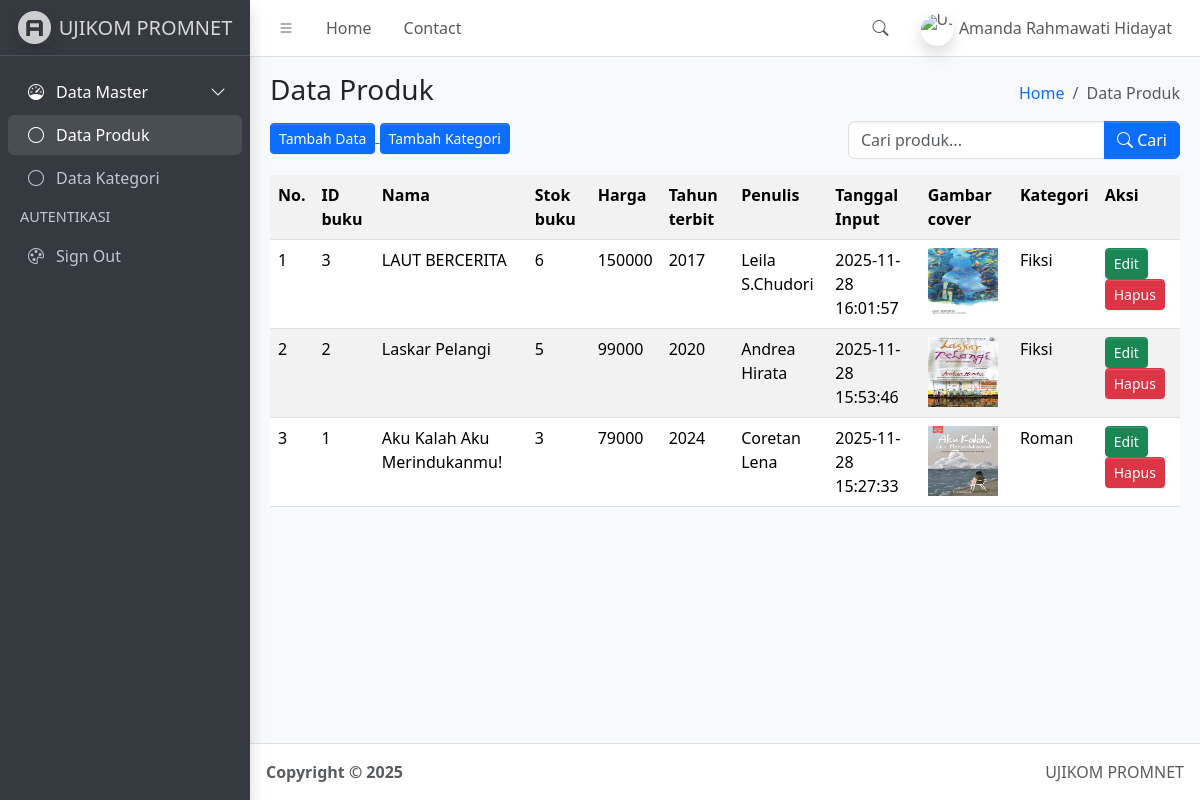
The page / on the database its author committed.
### tables this page shows
CREATE TABLE `buku` (
  `id_buku` int(11) NOT NULL,
  `nama` varchar(100) NOT NULL,
  `stok_buku` int(20) NOT NULL,
  `harga` int(30) NOT NULL,
  `tahun_terbit` int(20) NOT NULL,
  `penulis` varchar(50) NOT NULL,
  `tanggal_input` timestamp NOT NULL DEFAULT current_timestamp(),
  `gambar_cover` varchar(20) NOT NULL,
  `kategori` varchar(30) NOT NULL
);

### function.php (called while the page is built, shortened)
<?php
$conn = mysqli_connect("localhost", "root", "", "simbs");
function query($query){
    global $conn;
    $result = mysqli_query($conn, $query);
    $rows = [];
    while($row = mysqli_fetch_assoc($result)){
        $rows[] = $row;
    }
    return $rows;
}
?>

### index.php (the view, shortened to what this page needs)
<?php
    require("function.php");
    $query = query("SELECT * FROM buku ORDER BY tanggal_input DESC");
    $buku = $query;
?>
<!doctype html>
<html lang="en">
  <head>
    <link
      rel="stylesheet"
      href="https://cdn.jsdelivr.net/npm/@fontsource/source-sans-3@5.0.12/index.css"
      media="print"
      onload="this.media='all'"
    />
    <link
      rel="stylesheet"
      href="https://cdn.jsdelivr.net/npm/overlayscrollbars@2.11.0/styles/overlayscrollbars.min.css"
    />
    <link
      rel="stylesheet"
      href="https://cdn.jsdelivr.net/npm/bootstrap-icons@1.13.1/font/bootstrap-icons.min.css"
    />
    <link rel="stylesheet" href="dist/css/adminlte.min.css" />
    <link
      rel="stylesheet"
      href="https://cdn.jsdelivr.net/npm/apexcharts@3.37.1/dist/apexcharts.css"
    />
    <link
      rel="stylesheet"
      href="https://cdn.jsdelivr.net/npm/jsvectormap@1.5.3/dist/css/jsvectormap.min.css"
    />
  </head>
  <body class="layout-fixed sidebar-expand-lg bg-body-tertiary">
    <div class="app-wrapper">
      <nav class="app-header navbar navbar-expand bg-body">
        <div class="container-fluid">
          <ul class="navbar-nav">
            <li class="nav-item">
              <a class="nav-link" data-lte-toggle="sidebar" href="#" role="button">
                <i class="bi bi-list"></i>
              </a>
            </li>
            <li class="nav-item d-none d-md-block">
              <a href="#" class="nav-link">Home</a>
            </li>
            <li class="nav-item d-none d-md-block">
              <a href="#" class="nav-link">Contact</a>
            </li>
          </ul>
          <ul class="navbar-nav ms-auto">
            <li class="nav-item">
              <a class="nav-link" data-widget="navbar-search" href="#" role="button">
                <i class="bi bi-search"></i>
              </a>
            </li>
            <li class="nav-item dropdown user-menu">
              <a href="#" class="nav-link dropdown-toggle" data-bs-toggle="dropdown">
                <img
                  src="dist/assets/img/profil.jpg"
                  class="user-image rounded-circle shadow"
                  alt="User Image"
                />
                <span class="d-none d-md-inline">Amanda Rahmawati Hidayat</span>
              </a>
            </li>
          </ul>
        </div>
      </nav>
      <aside class="app-sidebar bg-body-secondary shadow" data-bs-theme="dark">
        <div class="sidebar-brand">
          <a href="index.php" class="brand-link">
            <img
              src="dist/assets/img/AdminLTELogo.png"
              alt="AdminLTE Logo"
              class="brand-image opacity-75 shadow"
            />
            <span class="brand-text fw-light">UJIKOM PROMNET</span>
          </a>
        </div>
        <div class="sidebar-wrapper">
          <nav class="mt-2">
            <ul
              class="nav sidebar-menu flex-column"
              data-lte-toggle="treeview"
              role="navigation"
              aria-label="Main navigation"
              data-accordion="false"
              id="navigation"
            >
              <li class="nav-item menu-open">
                <a href="#" class="nav-link active">
                  <i class="nav-icon bi bi-speedometer"></i>
                  <p>
                    Data Master
                  </p>
                </a>
                <ul class="nav nav-treeview">
                  <li class="nav-item">
                    <a href="./index.html" class="nav-link active">
                      <i class="nav-icon bi bi-circle"></i>
                      <p>Data Produk</p>
                    </a>
                  </li>
                  <li class="nav-item">
                    <a href="./index2.html" class="nav-link">
                      <i class="nav-icon bi bi-circle"></i>
                      <p>Data Kategori</p>
                    </a>
                  </li>
                </ul>
              </li>
              <li class="nav-header">AUTENTIKASI</li>
              <li class="nav-item">
                <a href="./generate/theme.html" class="nav-link">
                  <i class="nav-icon bi bi-palette"></i>
                  <p>Sign Out</p>
                </a>
              </li>
            </ul>
          </nav>
        </div>
      </aside>
      <main class="app-main">
        <div class="app-content-header">
          <div class="container-fluid">
            <div class="row">
              <div class="col-sm-6">
                <h3 class="mb-3">Data Produk</h3>
                <a href="tambah_data.php">
                  <button class="btn-sm btn btn-primary">Tambah Data</button>
                </a>
                 <a href="kategori.php">
                  <button class="btn-sm btn btn-primary">Tambah Kategori</button>
                </a>
              </div>
              <div class="col-sm-6 d-flex flex-column align-items-end">
                <ol class="breadcrumb">
                  <li class="breadcrumb-item"><a href="#">Home</a></li>
                  <li class="breadcrumb-item active" aria-current="page">Data Produk</li>
                </ol>
                <form class="mt-2">
                  <div class="input-group">
                  <input
                    type="text"
                    class="form-control"
                    name="keyword"
                    placeholder="Cari produk..."
                  >
                  <button class="btn btn-primary" type="submit">
                    <i class="bi bi-search"></i> Cari
                  </button>
                </div>
                </form>
              </div>
            </div>
          </div>
        </div>
        <div class="app-content">
          <div class="container-fluid">
            <div class="row">
              <div class="col">
                <table class="table table-striped table-hover">
                  <tr>
                    <th>No.</th>
                    <th>ID buku</th>
                    <th>Nama </th>
                    <th>Stok buku</th>
                    <th>Harga </th>
                    <th>Tahun terbit</th>
                    <th>Penulis</th>
                    <th>Tanggal Input</th>
                    <th>Gambar cover</th>
                    <th>Kategori</th>
                    <th>Aksi</th>
                  </tr>
                  <?php $no=1 ?>
                  <?php foreach($buku as $data): ?>
                  <tr>
                    <td> <?= $no ?> </td>
                    <td> <?= $data['id_buku'] ?> </td>
                    <td> <?= $data['nama'] ?> </td>
                    <td> <?= $data['stok_buku'] ?> </td>
                    <td> <?= $data['harga'] ?> </td>
                    <td> <?= $data['tahun_terbit'] ?> </td>
                    <td><?= $data['penulis'] ?></td>
                    <td><?= $data['tanggal_input'] ?></td>
                    <td>
                        <img src="img/<?= $data['gambar_cover'] ?>" height="70" width="70" alt="">
                    </td>
                    <td><?= $data['kategori'] ?></td>
                    <td>
                      <a href="ubah_buku.php?id_buku=<?= $data['id_buku'] ?>" class="btn-sm btn-success btn">Edit</a>
                      <a href="hapus.php?id_buku=<?= $data['id_buku'] ?>"
                        onclick="return confirm('Yakin ingin menghapus data ini?');"
                        class="btn-sm btn-danger btn">Hapus</a>
                    </td>
                  </tr>
                  <?php $no++; ?>
                  <?php endforeach; ?>
                </table>
              </div>
            </div>
          </div>
        </div>
      </main>
      <footer class="app-footer">
        <div class="float-end d-none d-sm-inline">UJIKOM PROMNET</div>
        <strong>
          Copyright &copy; 2025&nbsp;
        </strong>
      </footer>
    </div>
  </body>
</html>

### rows shown on the page
buku: id_buku "3", nama "LAUT BERCERITA", stok_buku "6", harga "150000", tahun_terbit "2017", penulis "Leila S.Chudori", tanggal_input "2025-11-28 16:01:57", gambar_cover (picture), kategori "Fiksi"
buku: id_buku "2", nama "Laskar Pelangi", stok_buku "5", harga "99000", tahun_terbit "2020", penulis "Andrea Hirata", tanggal_input "2025-11-28 15:53:46", gambar_cover (picture), kategori "Fiksi"
buku: id_buku "1", nama "Aku Kalah Aku Merindukanmu!", stok_buku "3", harga "79000", tahun_terbit "2024", penulis "Coretan Lena", tanggal_input "2025-11-28 15:27:33", gambar_cover (picture), kategori "Roman"
